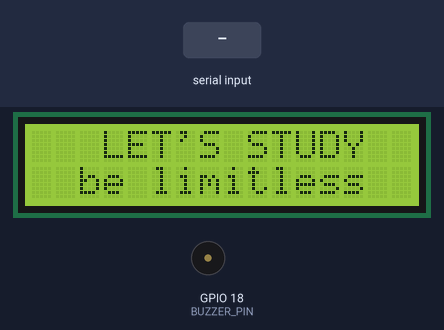
A sketch run on a simulated ESP32. On the bench: 16×2 character LCD, buzzer (waves = sounding). The inputs (shaded band) are chosen by the test bench.

Above: at 1.2 s.
1.3 s: "D" received over Serial
At 1.9 s:
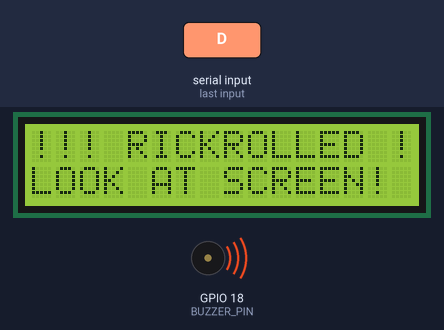
4.3 s: "F" received over Serial
At 4.8 s:
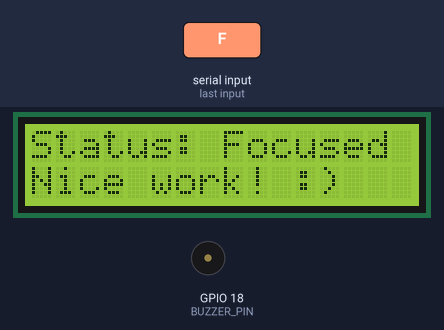
5.8 s: "E" received over Serial
At 8.1 s:
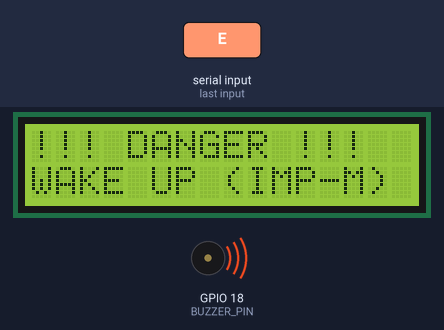
8.2 s: "A" received over Serial
At 8.44 s:
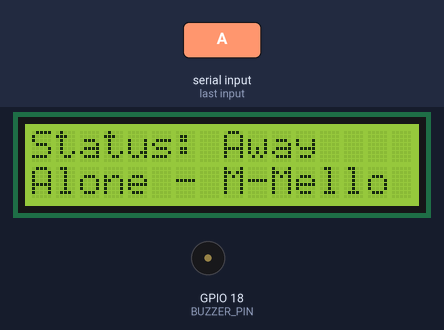
10.6 s: "I" received over Serial
At 11.9 s:
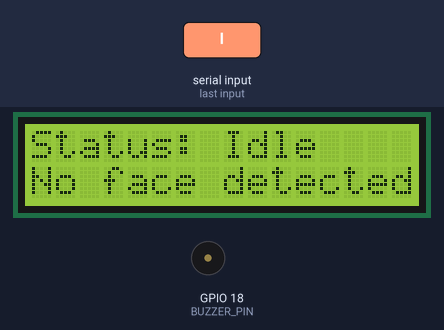
Timing chart, 0 to 13.1 s (numbered marks = the images above; inputs shaded):
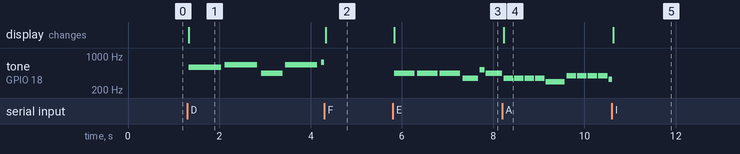

Measured:
- after the input at 1.3 s, tone on GPIO 18 (BUZZER_PIN): plays 587 Hz for 0.71 s, 659 Hz for 0.71 s, 440 Hz for 0.47 s, 659 Hz for 0.71 s, 740 Hz for 0.07 s, starting at once; the display: changes at once (image 1)
- after the input at 4.3 s, the display: changes at once (image 2)
- after the input at 5.8 s, tone on GPIO 18 (BUZZER_PIN): plays 440 Hz for 0.45 s, 440 Hz for 0.45 s, 440 Hz for 0.45 s, 349 Hz for 0.34 s, 523 Hz for 0.11 s, 440 Hz for 0.37 s, starting at once; the display: changes at once (image 3)
- after the input at 8.2 s, the display: changes at once (image 4)
- after the input at 10.6 s, the display: changes at once (image 5)

The sketch:

anti_distraction_firmware.ino
```cpp
#include <Wire.h>
#include <LiquidCrystal_I2C.h>

// --- Pitches Definition ---
#define NOTE_B0  31
#define NOTE_C1  33
#define NOTE_CS1 35
#define NOTE_D1  37
#define NOTE_DS1 39
#define NOTE_E1  41
#define NOTE_F1  44
#define NOTE_FS1 46
#define NOTE_G1  49
#define NOTE_GS1 52
#define NOTE_A1  55
#define NOTE_AS1 58
#define NOTE_B1  62
#define NOTE_C2  65
#define NOTE_CS2 69
#define NOTE_D2  73
#define NOTE_DS2 78
#define NOTE_E2  82
#define NOTE_F2  87
#define NOTE_FS2 93
#define NOTE_G2  98
#define NOTE_GS2 104
#define NOTE_A2  110
#define NOTE_AS2 117
#define NOTE_B2  123
#define NOTE_C3  131
#define NOTE_CS3 139
#define NOTE_D3  147
#define NOTE_DS3 156
#define NOTE_E3  165
#define NOTE_F3  175
#define NOTE_FS3 185
#define NOTE_G3  196
#define NOTE_GS3 208
#define NOTE_A3  220
#define NOTE_AS3 233
#define NOTE_B3  247
#define NOTE_C4  262
#define NOTE_CS4 277
#define NOTE_D4  294
#define NOTE_DS4 311
#define NOTE_E4  330
#define NOTE_F4  349
#define NOTE_FS4 370
#define NOTE_G4  392
#define NOTE_GS4 415
#define NOTE_A4  440
#define NOTE_AS4 466
#define NOTE_B4  494
#define NOTE_C5  523
#define NOTE_CS5 554
#define NOTE_D5  587
#define NOTE_DS5 623
#define NOTE_E5  659
#define NOTE_F5  698
#define NOTE_FS5 740
#define NOTE_G5  784
#define NOTE_GS5 831
#define NOTE_A5  880
#define NOTE_AS5 932
#define NOTE_B5  988
#define NOTE_C6  1047
#define NOTE_CS6 1109
#define NOTE_D6  1175
#define NOTE_DS6 1245
#define NOTE_E6  1319
#define NOTE_F6  1397
#define NOTE_FS6 1480
#define NOTE_G6  1568
#define NOTE_GS6 1661
#define NOTE_A6  1760
#define NOTE_AS6 1865
#define NOTE_B6  1976
#define NOTE_C7  2093
#define NOTE_CS7 2217
#define NOTE_D7  2349
#define NOTE_DS7 2489
#define NOTE_E7  2637
#define NOTE_F7  2794
#define NOTE_FS7 2960
#define NOTE_G7  3136
#define NOTE_GS7 3322
#define NOTE_A7  3520
#define NOTE_AS7 3729
#define NOTE_B7  3951
#define NOTE_C8  4186
#define NOTE_CS8 4435
#define NOTE_D8  4699
#define NOTE_DS8 4978
#define REST      0

// --- Configuration ---
#define SDA_PIN 21
#define SCL_PIN 22
#define BUZZER_PIN 18

LiquidCrystal_I2C lcd(0x27, 16, 2);

// ==========================================
// MELODY ARRAYS (Note, Duration format)
// Positive = standard note (4 = quarter, 8 = eighth)
// Negative = dotted note (-4 = dotted quarter = 1.5x duration)
// ==========================================

// --- Rickroll (Never Gonna Give You Up) ---
int rickroll_tempo = 114;
int rickroll[] = {
  NOTE_D5,-4, NOTE_E5,-4, NOTE_A4,4,
  NOTE_E5,-4, NOTE_FS5,-4, NOTE_A5,16, NOTE_G5,16, NOTE_FS5,8,
  NOTE_D5,-4, NOTE_E5,-4, NOTE_A4,2,
  NOTE_A4,16, NOTE_A4,16, NOTE_B4,16, NOTE_D5,8, NOTE_D5,16,
  NOTE_D5,-4, NOTE_E5,-4, NOTE_A4,4,
  NOTE_E5,-4, NOTE_FS5,-4, NOTE_A5,16, NOTE_G5,16, NOTE_FS5,8,
  NOTE_D5,-4, NOTE_E5,-4, NOTE_A4,2,
  NOTE_A4,16, NOTE_A4,16, NOTE_B4,16, NOTE_D5,8, NOTE_D5,16
};
int rickroll_size = sizeof(rickroll) / sizeof(rickroll[0]) / 2;

// --- Imperial March (Star Wars) ---
int imperial_tempo = 120;
int imperial[] = {
  NOTE_A4,4, NOTE_A4,4, NOTE_A4,4, NOTE_F4,-8, NOTE_C5,16,
  NOTE_A4,4, NOTE_F4,-8, NOTE_C5,16, NOTE_A4,2,
  NOTE_E5,4, NOTE_E5,4, NOTE_E5,4, NOTE_F5,-8, NOTE_C5,16,
  NOTE_A4,4, NOTE_F4,-8, NOTE_C5,16, NOTE_A4,2
};
int imperial_size = sizeof(imperial) / sizeof(imperial[0]) / 2;

// --- Alone (Marshmello) ---
int alone_tempo = 130;
int alone[] = {
  NOTE_F4, 8, NOTE_F4, 8, NOTE_F4, 8, NOTE_F4, 8, NOTE_D4, 4,
  NOTE_G4, 8, NOTE_G4, 8, NOTE_G4, 8, NOTE_G4, 8, NOTE_E4, 4,
  NOTE_A4, 8, NOTE_A4, 8, NOTE_A4, 8, NOTE_A4, 8, NOTE_G4, 4
};
int alone_size = sizeof(alone) / sizeof(alone[0]) / 2;


// --- State Variables ---
char currentCommand = ' ';
int noteIndex = 0;             // Points to the NEXT note in the sequence
unsigned long nextEventTime = 0; // When to stop note or play next note

void setup() {
  Serial.begin(115200);
  Wire.begin(SDA_PIN, SCL_PIN);
  lcd.init();
  lcd.backlight();

  lcd.setCursor(0, 0);
  lcd.print("   LET'S STUDY   ");
  lcd.setCursor(0, 1);
  lcd.print("  be limitless  ");

  pinMode(BUZZER_PIN, OUTPUT);
}

void loop() {
  // 1. Listen for new commands
  if (Serial.available() > 0) {
    char cmd = Serial.read();
    if (cmd != currentCommand) {
      handleNewCommand(cmd);
      currentCommand = cmd;
      noteIndex = 0;
      nextEventTime = millis(); // Start immediately
    }
  }

  // 2. Play melody (Non-blocking)
  if (millis() >= nextEventTime) {
    playNote();
  }
}

void handleNewCommand(char cmd) {
  lcd.clear();
  noTone(BUZZER_PIN);

  if (cmd == 'F') {
    lcd.setCursor(0, 0); lcd.print("Status: Focused");
    lcd.setCursor(0, 1); lcd.print("Nice work! :)");
  }
  else if (cmd == 'D') {
    lcd.setCursor(0, 0); lcd.print("!!! RICKROLLED !!!");
    lcd.setCursor(0, 1); lcd.print("LOOK AT SCREEN!");
  }
  else if (cmd == 'E') {
    lcd.setCursor(0, 0); lcd.print("!!! DANGER !!!");
    lcd.setCursor(0, 1); lcd.print("WAKE UP (IMP-M)");
  }
  else if (cmd == 'A') {
    lcd.setCursor(0, 0); lcd.print("Status: Away");
    lcd.setCursor(0, 1); lcd.print("Alone - M-Mello ");
  }
  else {
    lcd.setCursor(0, 0); lcd.print("Status: Idle");
    lcd.setCursor(0, 1); lcd.print("No face detected");
  }
}

void playNote() {
  if (currentCommand == 'F' || currentCommand == 'I' || currentCommand == ' ') {
    noTone(BUZZER_PIN);
    return;
  }

  int* melody;
  int melodySize;
  int tempo;

  if (currentCommand == 'D') {
    melody = rickroll; melodySize = rickroll_size; tempo = rickroll_tempo;
  }
  else if (currentCommand == 'E') {
    melody = imperial; melodySize = imperial_size; tempo = imperial_tempo;
  }
  else if (currentCommand == 'A') {
    melody = alone; melodySize = alone_size; tempo = alone_tempo;
  } else {
    return;
  }

  if (noteIndex >= melodySize) {
    noteIndex = 0; // Loop the sequence
  }

  // Calculate note duration (in ms) formulas
  int wholenote = (60000 * 4) / tempo;
  int divider = melody[noteIndex * 2 + 1];
  int noteDuration = 0;

  if (divider > 0) {
    noteDuration = wholenote / divider;
  } else if (divider < 0) {
    noteDuration = wholenote / abs(divider);
    noteDuration *= 1.5; // dotted note
  }

  int frequency = melody[noteIndex * 2];

  if (frequency != REST) {
    tone(BUZZER_PIN, frequency, noteDuration * 0.9); // Only play for 90%
  } else {
    noTone(BUZZER_PIN);
  }

  // Advance index and schedule next note
  nextEventTime = millis() + noteDuration;
  noteIndex++;
}
```
